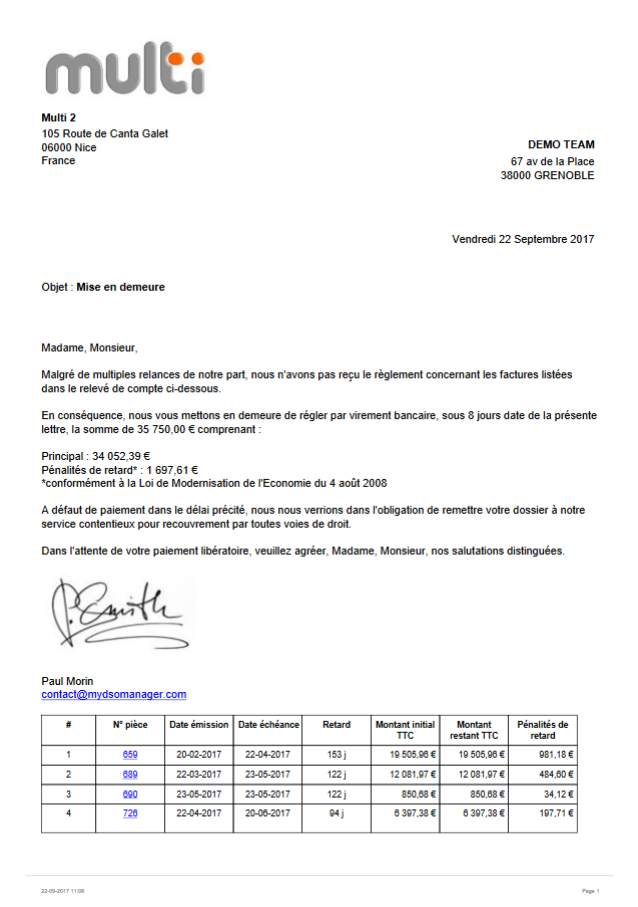
#> input picture vision-par-ordinateur/signature/example2.png, 638 x 907 px
$ jupyter execute signature_avceopencv.ipynb
#> lines starting #> are read from the running program, lines starting #| are printed output that depends on the picture; after the words box and inside, x2 and y2 are one past the last pixel; in counts of white or black regions, pixels touching at a corner belong together; long printed decimals are rounded
https://github.com/ahmetozlu/signature_extractor/blob/master/signature_extractor.py

[cell 1]
import cv2
import matplotlib.pyplot as plt
from skimage import measure, morphology
from skimage.color import label2rgb
from skimage.measure import regionprops

[cell 2]
# read the input image
img = cv2.imread('example2.png', 0)
#> img: shape (907, 638); min 0, max 255, mean 245.2
img = cv2.threshold(img, 127, 255, cv2.THRESH_BINARY)[1]  # ensure binary
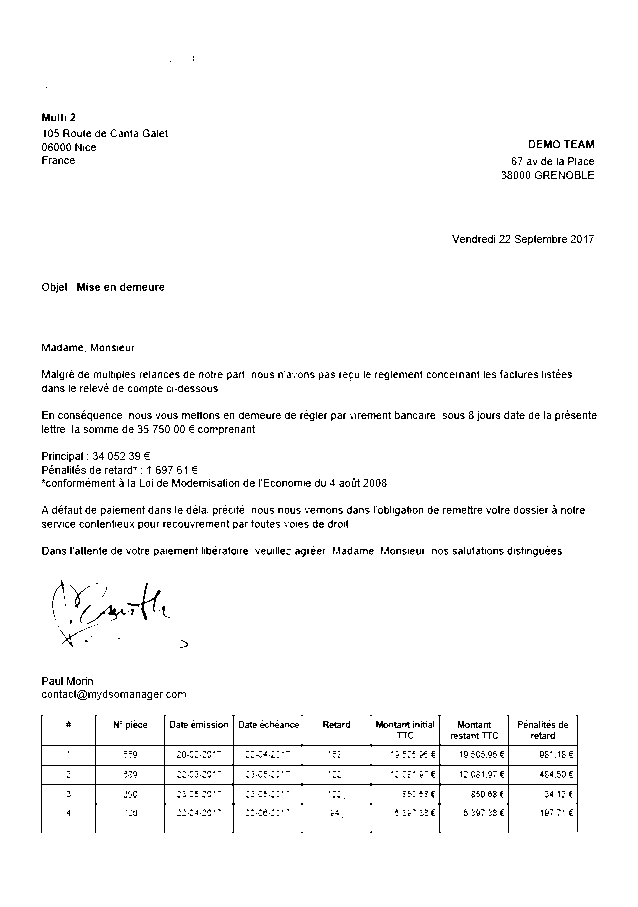
#> img: shape (907, 638); 97.1% white; black in thin lines or dots, all inside (x1, y1, x2, y2) = (41, 56, 597, 833)

[cell 3]
# connected component analysis by scikit-learn framework
blobs = img > img.mean()
blobs_labels = measure.label(blobs, background=1)
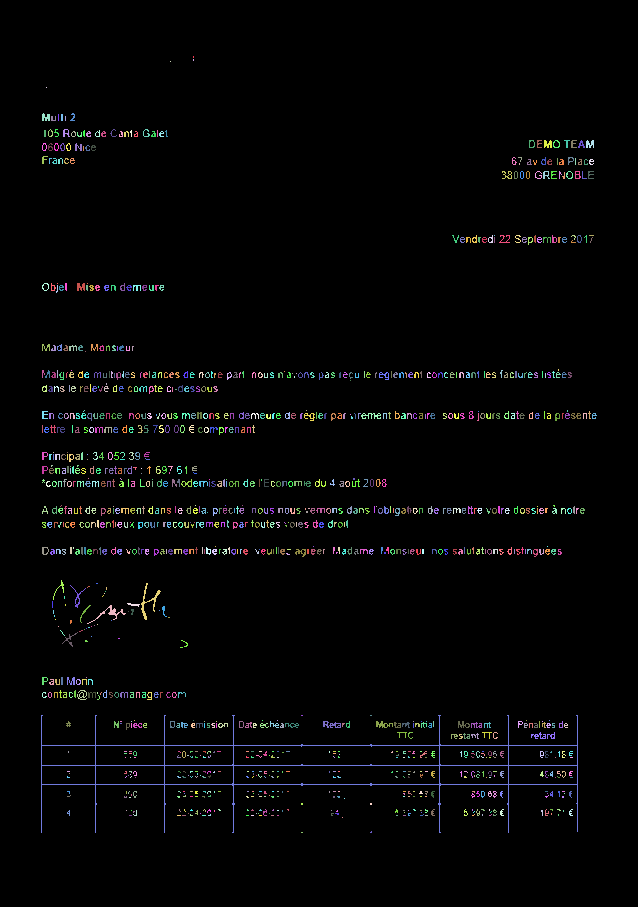
#> blobs_labels: shape (907, 638) int32; 1242 distinct labels, from 0 to 1241; one colour per label, 0 black
image_label_overlay = label2rgb(blobs_labels, image=img)
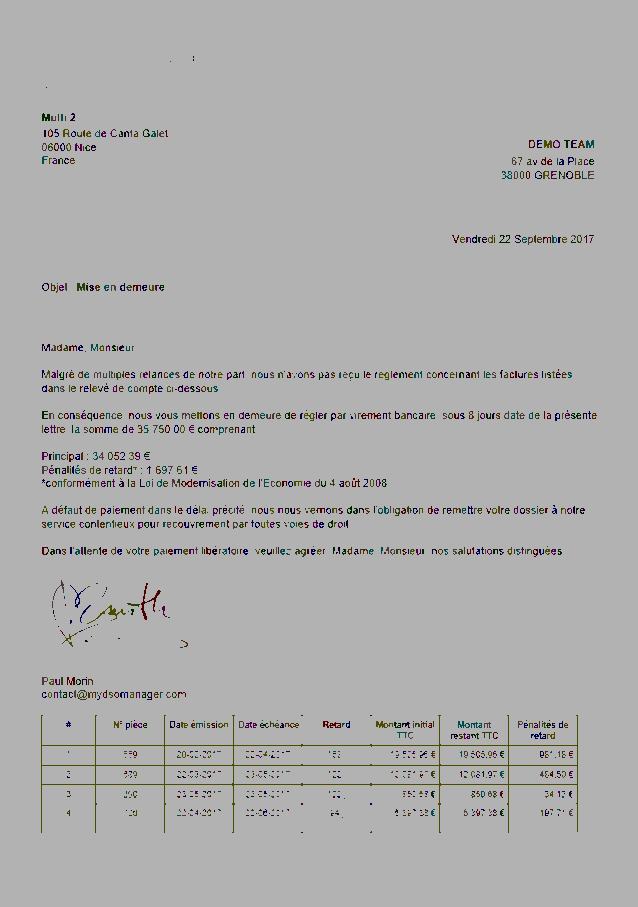
#> image_label_overlay: shape (907, 638, 3) float64; mean R, G, B 0.685, 0.684, 0.683
fig, ax = plt.subplots(figsize=(10, 6))

# plot the connected components (for debugging)
ax.imshow(image_label_overlay)
ax.set_axis_off()
plt.tight_layout()
plt.show()

[cell 4]
the_biggest_component = 0
total_area = 0
counter = 0
average = 0.0
for region in regionprops(blobs_labels):
    if (region.area > 10):
        total_area = total_area + region.area
        counter = counter + 1
    # print region.area # (for debugging)
    # take regions with large enough areas
    if (region.area >= 250):
        if (region.area > the_biggest_component):
            the_biggest_component = region.area
#> this loop made 1241 passes
#> total_area on passes 5, 6, 8, 9, 11, 12, 13, 14, 15, 16, 17, 18: 46, 66, 80, 97, 115, 131, 161, 176, 199, 213, 225, 241
#> after the loop, counter = 682; the_biggest_component = 2466; total_area = 14751

average = (total_area/counter)
#> average = 21.63
print("the_biggest_component: " + str(the_biggest_component))
#| the_biggest_component: 2466.0
print("average: " + str(average))
#| average: 21.629

# experimental-based ratio calculation, modify it for your cases a4_constant is used as a threshold value to remove connected pixels are smaller than a4_constant for A4 size scanned documents
a4_constant = ((average/84.0)*250.0)+100
#> a4_constant = 164.4
print("a4_constant: " + str(a4_constant))
#| a4_constant: 164.372

# remove the connected pixels are smaller than a4_constant
b = morphology.remove_small_objects(blobs_labels, a4_constant)
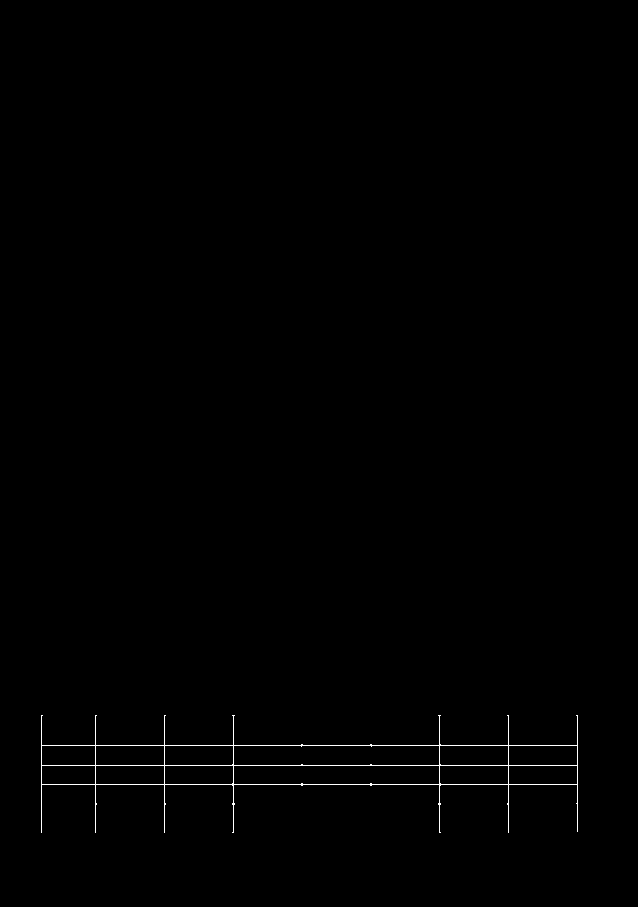
#> b: shape (907, 638) int32; values 0 (black) and 843 (white), 0.43% white in thin lines or dots, all inside (x1, y1, x2, y2) = (41, 715, 578, 833)
# save the the pre-version which is the image is labelled with colors as considering connected components
plt.imsave('pre_version.png', b)
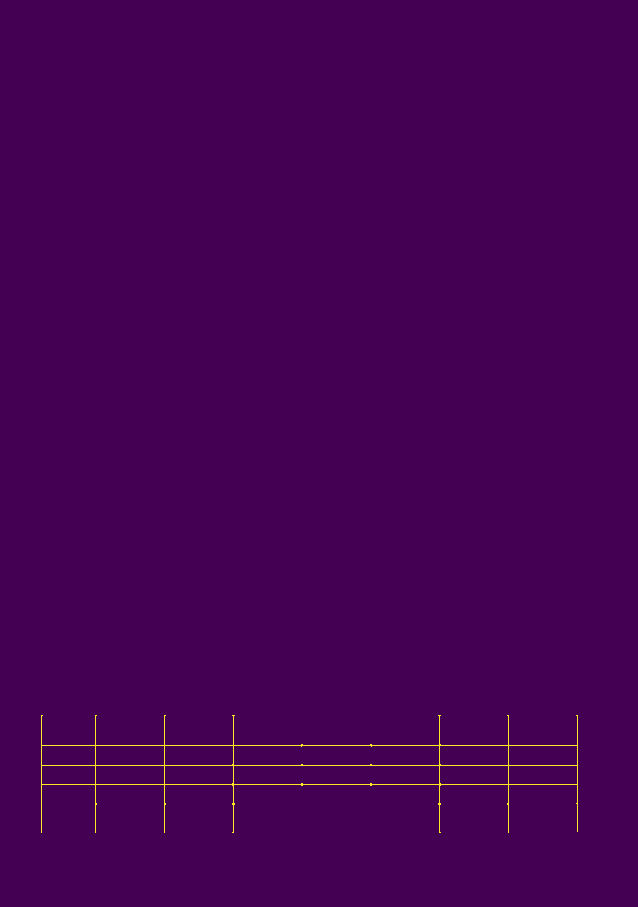
#> saved as pre_version.png: shape (907, 638, 3); mean R, G, B 68.8, 2, 83.8

# read the pre-version
img = cv2.imread('pre_version.png', 0)
# ensure binary
img = cv2.threshold(img, 0, 255, cv2.THRESH_BINARY_INV | cv2.THRESH_OTSU)[1]
# save the the result
cv2.imwrite("output.png", img)
#> Out = True

$ run again, with vision-par-ordinateur/signature/example1.png copied over vision-par-ordinateur/signature/example2.png
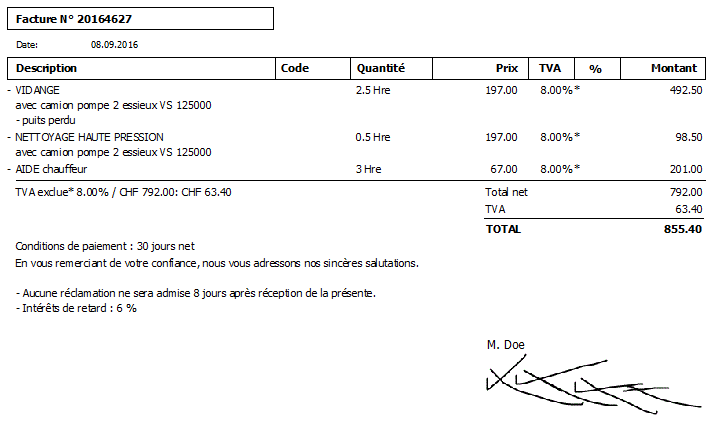
#> input picture vision-par-ordinateur/signature/example1.png, 726 x 431 px
#> blobs: shape (431, 726) bool; 96.1% white; black in thin lines or dots
#> blobs_labels: shape (431, 726) int32; 472 distinct labels, from 0 to 471
#> `image_label_overlay = label2rgb(blobs_labels, image=img)`:
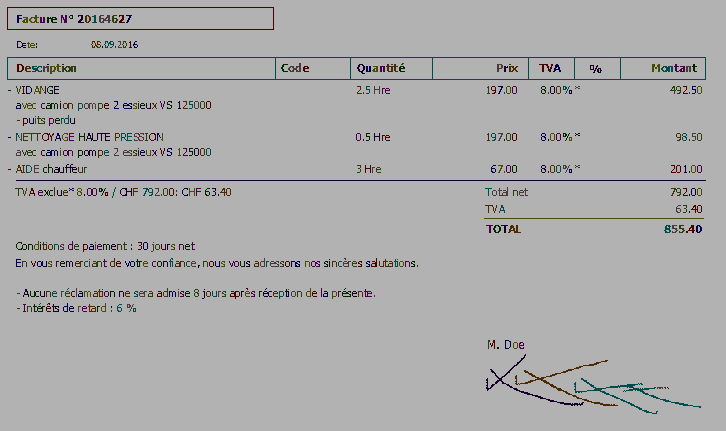
#> image_label_overlay: shape (431, 726, 3) float64; mean R, G, B 0.679, 0.679, 0.679
#> the loop `for region in regionprops(blobs_labels):` made 471 passes
#> (total_area, the_biggest_component) on passes 1, 28: (576, 576), (2694, 1566)
#> after the loop `for region in regionprops(blobs_labels):`: counter = 355; the_biggest_component = 1566; total_area = 11547
#> average = 32.53
#| the_biggest_component: 1566.0
#| average: 32.527
#> a4_constant = 196.8
#| a4_constant: 196.806
#> b: shape (431, 726) int32; 8 distinct labels, from 0 to 468
#> `img = cv2.threshold(img, 0, 255, cv2.THRESH_BINARY_INV | cv2.THRESH_OT..`:
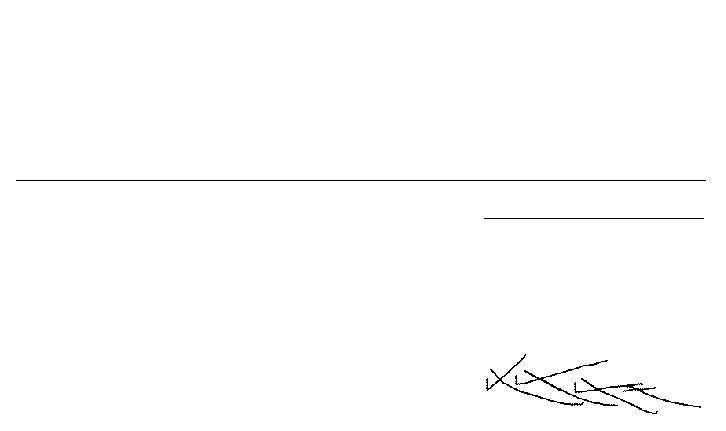
#> img: shape (431, 726); 99.4% white; black in thin lines or dots, all inside (x1, y1, x2, y2) = (16, 180, 706, 414)
#> Out = True
